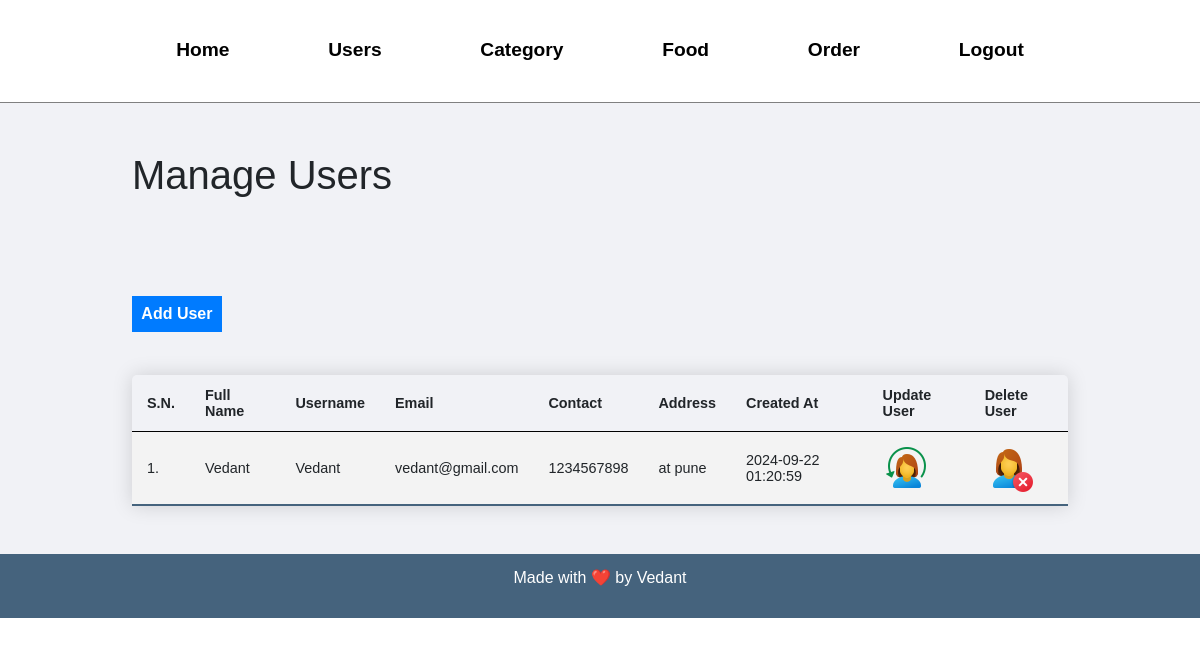
The app's page /admin/manage-users.php (signed in) with its own data.
### tables this page shows
CREATE TABLE `users` (
  `id` int(11) NOT NULL,
  `username` varchar(50) NOT NULL,
  `password` varchar(255) NOT NULL,
  `customer_name` varchar(150) NOT NULL,
  `customer_email` varchar(150) NOT NULL,
  `customer_contact` bigint(25) NOT NULL,
  `customer_address` varchar(255) NOT NULL,
  `created_at` datetime DEFAULT current_timestamp()
);

### admin/manage-users.php (the view, shortened to what this page needs)
<?php include('partials/menu.php'); ?>
        <div class="main-content">
            <div class="wrapper">
                <h1>Manage Users</h1>
                <br />
                <br><br><br>
                <a href="add-users.php" class="btn-primary">Add User</a>
                <br /><br /><br />
                <table class="content-table">
                    <tr>
                        <th>S.N.</th>
                        <th>Full Name</th>
                        <th>Username</th>
                        <th>Email</th>
                        <th>Contact</th>
                        <th>Address</th>
                        <th>Created At</th>
                        <th>Update User</th>
                        <th>Delete User</th>
                    </tr>
                    <?php
                        $sql = "SELECT * FROM users";
                        $res = mysqli_query($conn, $sql);
                        if($res==TRUE)
                        {
                            $count = mysqli_num_rows($res);
                            $sn=1;
                            if($count>0)
                            {
                                while($rows=mysqli_fetch_assoc($res))
                                {
                                    $id=$rows['id'];
                                    $full_name=$rows['customer_name'];
                                    $username=$rows['username'];
                                    $email=$rows['customer_email'];
                                    $contact=$rows['customer_contact'];
                                    $address=$rows['customer_address'];
                                    $created=$rows['created_at'];
                                    ?>
                                    <tr>
                                        <td><?php echo $sn++; ?>. </td>
                                        <td><?php echo $full_name; ?></td>
                                        <td><?php echo $username; ?></td>
                                        <td><?php echo $email; ?></td>
                                        <td><?php echo $contact; ?></td>
                                        <td><?php echo $address; ?></td>
                                        <td><?php echo $created; ?></td>
                                        <td>
                                            <a href="<?php echo SITEURL; ?>admin/update-users.php?id=<?php echo $id; ?>" ><img src="../images/icons/update-user.png"/></a>
                                        </td>
                                            <td>
                                            <a href="<?php echo SITEURL; ?>admin/delete-users.php?id=<?php echo $id; ?>" ><img src="../images/icons/delete-user.png"/></a>
                                        </td>
                                    </tr>
                                    <?php
                                }
                            }
                            else
                            {
                            }
                        }
                    ?>
                </table>
            </div>
        </div>
<?php include('partials/footer.php'); ?>

### css/admin.css (style rules this page uses)
* { margin: 0; padding: 0; font-family: Arial, Helvetica, sans-serif; }
.wrapper { padding: 1%; width: 80%; margin: 0 auto; }
table tr th { border-bottom: 1px solid black; padding: 1%; text-align: left; }
table tr td { padding: 1%; }
.btn-primary { background-color: #1e90ff; padding: 1%; color: white; text-decoration: none; font-weight: bold; }
.main-content { background-color: #f1f2f6; padding: 3% 0; }
.content-table { border-collapse: collapse; font-size: 0.9em; min-width: 800px; border-radius: 5px 5px 0 0; overflow: hidden; box-shadow: 0 0 20px rgba(0, 0, 0, 0.15); }
.content-table th, .content-table td { padding: 12px 15px; }
.content-table tbody tr { border-bottom: 1px solid #dddddd; }
.content-table tbody tr:nth-of-type(even) { background-color: #f3f3f3; }
.content-table tbody tr:last-of-type { border-bottom: 2px solid #45637d; }

### records on screen
users: customer_name "Vedant", username "Vedant", customer_email "vedant@gmail.com", customer_contact "1234567898", customer_address "at pune", created_at "2024-09-22 01:20:59"
